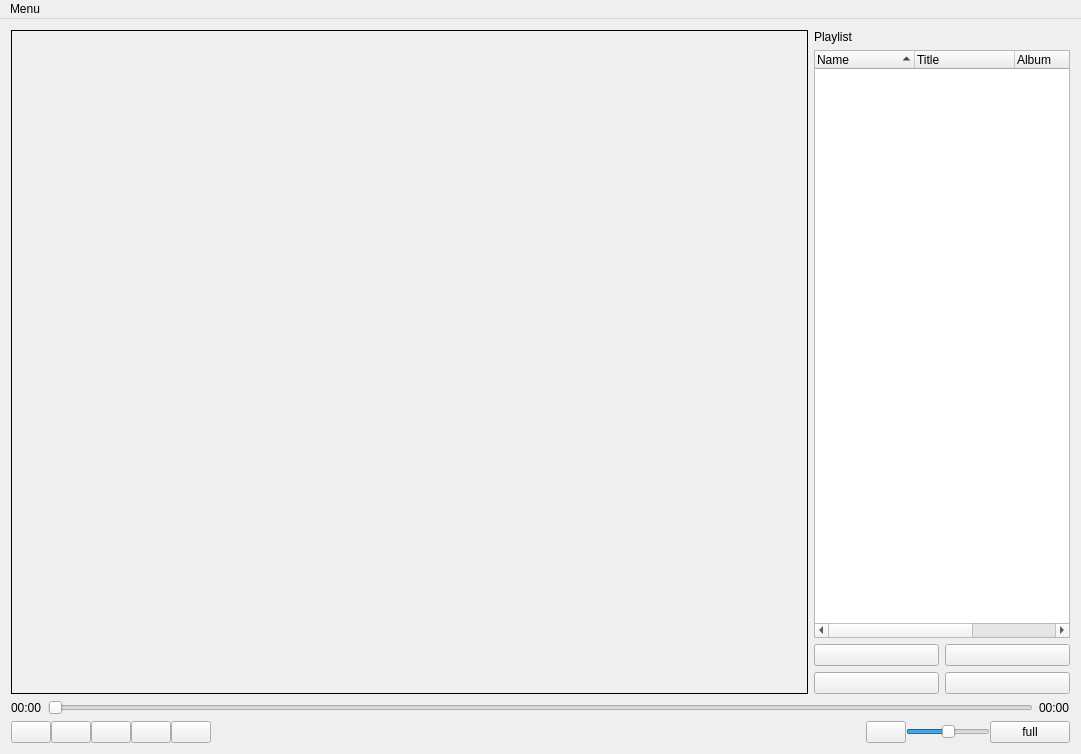
<?xml version="1.0" encoding="UTF-8"?>
<ui version="4.0">
 <class>MainWindow</class>
 <widget class="QMainWindow" name="MainWindow">
  <property name="geometry">
   <rect>
    <x>0</x>
    <y>0</y>
    <width>1081</width>
    <height>754</height>
   </rect>
  </property>
  <property name="windowTitle">
   <string>MainWindow</string>
  </property>
  <property name="autoFillBackground">
   <bool>true</bool>
  </property>
  <widget class="QWidget" name="centralWidget">
   <layout class="QVBoxLayout" name="verticalLayout_2">
    <item>
     <layout class="QHBoxLayout" name="horizontalLayout" stretch="2,0">
      <item>
       <widget class="QFrame" name="frame">
        <property name="frameShape">
         <enum>QFrame::Box</enum>
        </property>
        <property name="frameShadow">
         <enum>QFrame::Plain</enum>
        </property>
        <layout class="QVBoxLayout" name="verticalLayout_3">
         <item>
          <spacer name="verticalSpacer">
           <property name="orientation">
            <enum>Qt::Vertical</enum>
           </property>
           <property name="sizeHint" stdset="0">
            <size>
             <width>20</width>
             <height>40</height>
            </size>
           </property>
          </spacer>
         </item>
         <item>
          <layout class="QHBoxLayout" name="frame_layout"/>
         </item>
        </layout>
       </widget>
      </item>
      <item>
       <layout class="QVBoxLayout" name="verticalLayout" stretch="0,3,0">
        <item>
         <layout class="QHBoxLayout" name="horizontalLayout_3">
          <property name="topMargin">
           <number>0</number>
          </property>
          <item>
           <widget class="QLabel" name="label_3">
            <property name="text">
             <string>&lt;html&gt;&lt;head/&gt;&lt;body&gt;&lt;p&gt;Playlist&lt;/p&gt;&lt;/body&gt;&lt;/html&gt;</string>
            </property>
           </widget>
          </item>
         </layout>
        </item>
        <item>
         <widget class="QTreeWidget" name="treeWidget">
          <property name="sortingEnabled">
           <bool>true</bool>
          </property>
          <attribute name="headerVisible">
           <bool>true</bool>
          </attribute>
          <column>
           <property name="text">
            <string>Name</string>
           </property>
          </column>
          <column>
           <property name="text">
            <string>Title</string>
           </property>
          </column>
          <column>
           <property name="text">
            <string>Album</string>
           </property>
          </column>
          <column>
           <property name="text">
            <string>Duration</string>
           </property>
          </column>
         </widget>
        </item>
        <item>
         <layout class="QGridLayout" name="gridLayout">
          <property name="topMargin">
           <number>0</number>
          </property>
          <item row="0" column="0">
           <widget class="QPushButton" name="add_button">
            <property name="text">
             <string/>
            </property>
           </widget>
          </item>
          <item row="1" column="0">
           <widget class="QPushButton" name="edit_button">
            <property name="sizePolicy">
             <sizepolicy hsizetype="Minimum" vsizetype="Fixed">
              <horstretch>0</horstretch>
              <verstretch>0</verstretch>
             </sizepolicy>
            </property>
            <property name="text">
             <string/>
            </property>
           </widget>
          </item>
          <item row="0" column="3">
           <widget class="QPushButton" name="open_button">
            <property name="text">
             <string/>
            </property>
           </widget>
          </item>
          <item row="1" column="3">
           <widget class="QPushButton" name="delete_button">
            <property name="text">
             <string/>
            </property>
           </widget>
          </item>
         </layout>
        </item>
       </layout>
      </item>
     </layout>
    </item>
    <item>
     <widget class="QWidget" name="control_widget" native="true">
      <layout class="QVBoxLayout" name="verticalLayout_4">
       <property name="margin">
        <number>0</number>
       </property>
       <item>
        <layout class="QHBoxLayout" name="horizontalLayout_6">
         <property name="topMargin">
          <number>0</number>
         </property>
         <item>
          <widget class="QLabel" name="seek_time_label">
           <property name="text">
            <string>00:00</string>
           </property>
          </widget>
         </item>
         <item>
          <widget class="QSlider" name="seek_slider">
           <property name="maximum">
            <number>130</number>
           </property>
           <property name="value">
            <number>0</number>
           </property>
           <property name="orientation">
            <enum>Qt::Horizontal</enum>
           </property>
          </widget>
         </item>
         <item>
          <widget class="QLabel" name="seek_max_time_label">
           <property name="text">
            <string>00:00</string>
           </property>
          </widget>
         </item>
        </layout>
       </item>
       <item>
        <layout class="QHBoxLayout" name="button_layout">
         <property name="spacing">
          <number>0</number>
         </property>
         <item>
          <widget class="QPushButton" name="backward_button">
           <property name="text">
            <string/>
           </property>
          </widget>
         </item>
         <item>
          <widget class="QPushButton" name="play_button">
           <property name="styleSheet">
            <string notr="true"/>
           </property>
           <property name="text">
            <string/>
           </property>
          </widget>
         </item>
         <item>
          <widget class="QPushButton" name="pause_button">
           <property name="styleSheet">
            <string notr="true"/>
           </property>
           <property name="text">
            <string/>
           </property>
          </widget>
         </item>
         <item>
          <widget class="QPushButton" name="stop_button">
           <property name="styleSheet">
            <string notr="true"/>
           </property>
           <property name="text">
            <string/>
           </property>
          </widget>
         </item>
         <item>
          <widget class="QPushButton" name="forward_button">
           <property name="text">
            <string/>
           </property>
          </widget>
         </item>
         <item>
          <spacer name="horizontalSpacer">
           <property name="orientation">
            <enum>Qt::Horizontal</enum>
           </property>
           <property name="sizeHint" stdset="0">
            <size>
             <width>40</width>
             <height>20</height>
            </size>
           </property>
          </spacer>
         </item>
         <item>
          <widget class="QPushButton" name="volume_label">
           <property name="text">
            <string/>
           </property>
          </widget>
         </item>
         <item>
          <widget class="QSlider" name="volume_slider">
           <property name="sizePolicy">
            <sizepolicy hsizetype="Fixed" vsizetype="Fixed">
             <horstretch>0</horstretch>
             <verstretch>0</verstretch>
            </sizepolicy>
           </property>
           <property name="maximumSize">
            <size>
             <width>100</width>
             <height>16777215</height>
            </size>
           </property>
           <property name="value">
            <number>50</number>
           </property>
           <property name="orientation">
            <enum>Qt::Horizontal</enum>
           </property>
          </widget>
         </item>
         <item>
          <widget class="QPushButton" name="x_button">
           <property name="text">
            <string>full</string>
           </property>
          </widget>
         </item>
        </layout>
       </item>
      </layout>
     </widget>
    </item>
    <item>
     <layout class="QHBoxLayout" name="debug_layout"/>
    </item>
   </layout>
  </widget>
  <widget class="QMenuBar" name="menuBar">
   <property name="geometry">
    <rect>
     <x>0</x>
     <y>0</y>
     <width>1081</width>
     <height>25</height>
    </rect>
   </property>
   <widget class="QMenu" name="menuMenu">
    <property name="title">
     <string>Menu</string>
    </property>
    <addaction name="actionOpen_file"/>
    <addaction name="actionAdd_to_playlist"/>
    <addaction name="actionEmpty_playlist"/>
   </widget>
   <addaction name="menuMenu"/>
  </widget>
  <action name="actionOpen_file">
   <property name="text">
    <string>Open file</string>
   </property>
  </action>
  <action name="actionAdd_to_playlist">
   <property name="text">
    <string>Add to playlist</string>
   </property>
  </action>
  <action name="actionEmpty_playlist">
   <property name="text">
    <string>Empty playlist</string>
   </property>
  </action>
 </widget>
 <layoutdefault spacing="6" margin="11"/>
 <resources/>
 <connections/>
</ui>
